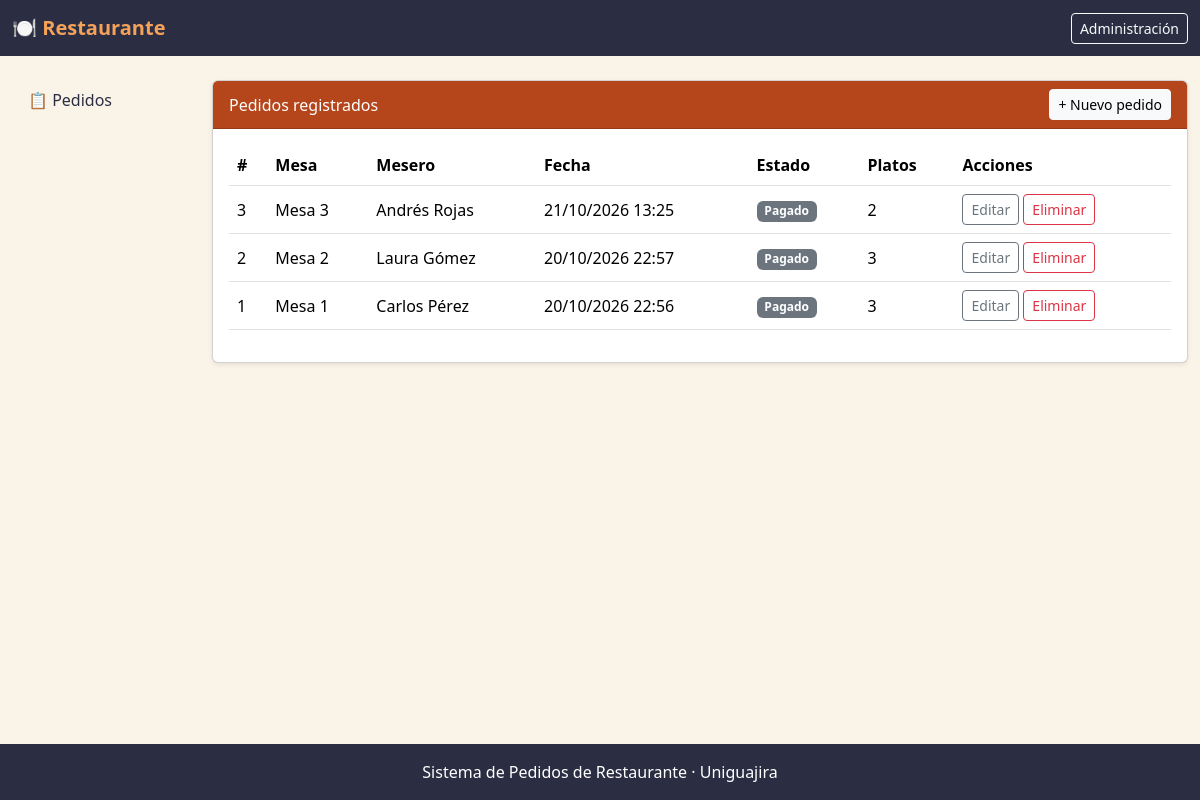
Before: / with the older database file.
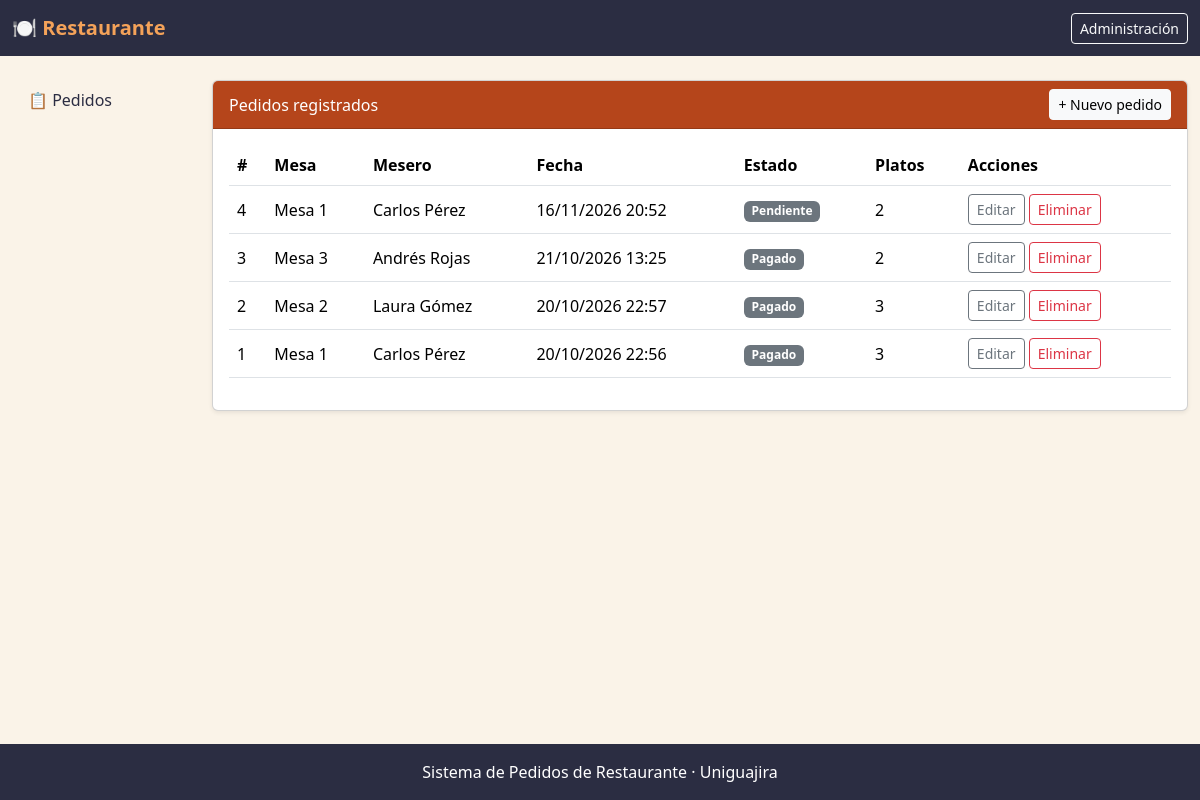
After: the same page with the newer database file.
### pedidos/models.py (models this page shows, shortened)
class Pedido(models.Model):
    ESTADOS = [
        ("PENDIENTE", "Pendiente"),
        ("EN_PREPARACION", "En preparación"),
        ("LISTO", "Listo"),
        ("ENTREGADO", "Entregado"),
        ("PAGADO", "Pagado"),
    ]
    pk_ped_id = models.AutoField(primary_key=True)
    fk_mes = models.ForeignKey(
        "mesas.Mesa", on_delete=models.PROTECT, related_name="pedidos"
    )
    fk_mse = models.ForeignKey(
        "meseros.Mesero", on_delete=models.PROTECT, related_name="pedidos"
    )
    ped_fecha = models.DateTimeField(auto_now_add=True)
    ped_estado = models.CharField(max_length=20, choices=ESTADOS, default="PENDIENTE")
    ped_platos = models.ManyToManyField(
        "platos.Plato", through="detalles_pedido.DetallePedido", related_name="pedidos"
    )
    class Meta:
        db_table = "tbl_pedido"

### mesas/models.py (models this page shows)
class Mesa(models.Model):
    pk_mes_id = models.AutoField(primary_key=True)
    mes_numero = models.PositiveIntegerField(unique=True)
    mes_capacidad = models.PositiveIntegerField()
    mes_ubicacion = models.CharField(max_length=60, blank=True)
    class Meta:
        db_table = "tbl_mesa"
    def __str__(self):
        return f"Mesa {self.mes_numero}"

### meseros/models.py (models this page shows)
class Mesero(models.Model):
    pk_mse_id = models.AutoField(primary_key=True)
    mse_nombre = models.CharField(max_length=60)
    mse_apellido = models.CharField(max_length=60)
    mse_telefono = models.CharField(max_length=20, blank=True)
    mse_activo = models.BooleanField(default=True)
    class Meta:
        db_table = "tbl_mesero"
    def __str__(self):
        return f"{self.mse_nombre} {self.mse_apellido}"

### pedidos/views.py (the view)
# urls.py: path("", views.lista, name="lista"),
def lista(request):
    pedidos = (
        Pedido.objects
        .select_related("fk_mes", "fk_mse")
        .order_by("-ped_fecha")
    )
    return render(request, "pedidos/lista.html", {"pedidos": pedidos})

### templates/pedidos/lista.html (shortened to what this page needs)
{% extends 'base.html' %}
{% block contenido %}
<div class="card shadow-sm">
        <div class="card-header d-flex justify-content-between align-items-center">
        <span>Pedidos registrados</span>
        <a href="{% url 'pedidos:crear' %}" class="btn btn-sm btn-light">+ Nuevo pedido</a>
    </div>
    <div class="card-body">
        <table class="table table-hover align-middle">
            <thead>
                <tr>
                    <th>#</th>
                    <th>Mesa</th>
                    <th>Mesero</th>
                    <th>Fecha</th>
                    <th>Estado</th>
                    <th>Platos</th>
                    <th>Acciones</th>
                </tr>
            </thead>
            <tbody>
                {% for p in pedidos %}
                <tr>
                    <td>{{ p.pk_ped_id }}</td>
                    <td>{{ p.fk_mes }}</td>
                    <td>{{ p.fk_mse }}</td>
                    <td>{{ p.ped_fecha|date:"d/m/Y H:i" }}</td>
                    <td><span class="badge bg-secondary">{{ p.get_ped_estado_display }}</span></td>
                    <td>{{ p.detalles.count }}</td>
                    <td>
                        <a href="{% url 'pedidos:editar' p.pk_ped_id %}" class="btn btn-sm btn-outline-secondary">Editar</a>
                        <a href="{% url 'pedidos:eliminar' p.pk_ped_id %}" class="btn btn-sm btn-outline-danger">Eliminar</a>
                    </td>
                </tr>
                {% empty %}
                <tr><td colspan="7" class="text-center">No hay pedidos registrados.</td></tr>
                {% endfor %}
            </tbody>
        </table>
    </div>
</div>
{% endblock %}

### templates/base.html (shortened to what this page needs)
<!DOCTYPE html>
<html lang="es">
<head>
    <link href="https://cdn.jsdelivr.net/npm/bootstrap@5.3.3/dist/css/bootstrap.min.css" rel="stylesheet">
</head>
<body class="d-flex flex-column min-vh-100">
    <nav class="navbar navbar-expand-lg navbar-dark">
        <div class="container-fluid">
            <a class="navbar-brand" href="{% url 'pedidos:lista' %}">🍽️ Restaurante</a>
            <a class="btn btn-sm btn-outline-light" href="{% url 'admin:index' %}">Administración</a>
        </div>
    </nav>
    <div class="container-fluid flex-grow-1">
        <div class="row">
            <aside class="col-md-2 py-4 aside">
                <a href="{% url 'pedidos:lista' %}">📋 Pedidos</a>
            </aside>
                        <main class="col-md-10 py-4">
                {% block contenido %}{% endblock %}
            </main>
        </div>
    </div>
    <footer class="text-center py-3">
        Sistema de Pedidos de Restaurante · Uniguajira
    </footer>
</body>
</html>

### templates/base.html (style rules this page uses)
:root { --color-principal: #B5451B; --color-oscuro: #2B2D42; --color-acento: #F4A259; --color-fondo: #FAF3E8; }
body { background-color: var(--color-fondo); }
.navbar { background-color: var(--color-oscuro); }
.navbar-brand { color: var(--color-acento) !important; font-weight: bold; }
.aside a { color: var(--color-oscuro); text-decoration: none; display: block; padding: .5rem 1rem; border-radius: .4rem; }
.card-header { background-color: var(--color-principal); color: #fff; }
footer { background-color: var(--color-oscuro); color: #fff; }

Changed rows visible on the page:
added Pedido: pk_ped_id "4", fk_mes "Mesa 1", fk_mse "Carlos Pérez", ped_fecha "16/11/2026 20:52", ped_estado "Pendiente", detalles.count "2"
